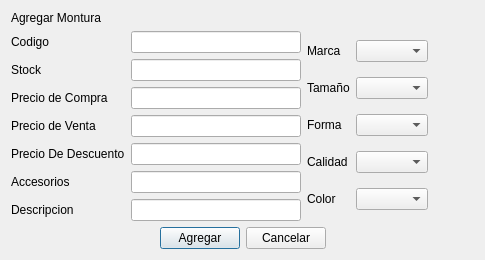
<?xml version="1.0" encoding="UTF-8"?>
<ui version="4.0">
 <class>ui_producto_agregar_montura</class>
 <widget class="QDialog" name="ui_producto_agregar_montura">
  <property name="geometry">
   <rect>
    <x>0</x>
    <y>0</y>
    <width>453</width>
    <height>250</height>
   </rect>
  </property>
  <property name="minimumSize">
   <size>
    <width>0</width>
    <height>0</height>
   </size>
  </property>
  <property name="maximumSize">
   <size>
    <width>663</width>
    <height>508</height>
   </size>
  </property>
  <property name="windowTitle">
   <string>Montura</string>
  </property>
  <layout class="QGridLayout" name="gridLayout_2">
   <item row="0" column="0">
    <layout class="QVBoxLayout" name="verticalLayout">
     <item>
      <widget class="QLabel" name="label_tiulo">
       <property name="text">
        <string>Agregar Montura</string>
       </property>
      </widget>
     </item>
     <item>
      <layout class="QHBoxLayout" name="horizontalLayout">
       <item>
        <layout class="QFormLayout" name="formLayout">
         <item row="0" column="0">
          <widget class="QLabel" name="label_2">
           <property name="text">
            <string>Codigo</string>
           </property>
          </widget>
         </item>
         <item row="0" column="1">
          <widget class="QLineEdit" name="lineEdit_codigo"/>
         </item>
         <item row="1" column="0">
          <widget class="QLabel" name="label_4">
           <property name="text">
            <string>Stock</string>
           </property>
          </widget>
         </item>
         <item row="1" column="1">
          <widget class="QLineEdit" name="lineEdit_stock"/>
         </item>
         <item row="2" column="0">
          <widget class="QLabel" name="label_13">
           <property name="text">
            <string>Precio de Compra</string>
           </property>
          </widget>
         </item>
         <item row="2" column="1">
          <widget class="QLineEdit" name="lineEdit_precio_compra"/>
         </item>
         <item row="3" column="0">
          <widget class="QLabel" name="label_12">
           <property name="text">
            <string>Precio de Venta</string>
           </property>
          </widget>
         </item>
         <item row="3" column="1">
          <widget class="QLineEdit" name="lineEdit_precio_venta"/>
         </item>
         <item row="4" column="0">
          <widget class="QLabel" name="label_7">
           <property name="text">
            <string>Precio De Descuento</string>
           </property>
          </widget>
         </item>
         <item row="4" column="1">
          <widget class="QLineEdit" name="lineEdit_p_descuento">
           <property name="minimumSize">
            <size>
             <width>170</width>
             <height>0</height>
            </size>
           </property>
          </widget>
         </item>
         <item row="5" column="0">
          <widget class="QLabel" name="label_6">
           <property name="text">
            <string>Accesorios</string>
           </property>
          </widget>
         </item>
         <item row="5" column="1">
          <widget class="QLineEdit" name="lineEdit_accesorios"/>
         </item>
         <item row="6" column="0">
          <widget class="QLabel" name="label_3">
           <property name="text">
            <string>Descripcion</string>
           </property>
          </widget>
         </item>
         <item row="6" column="1">
          <widget class="QLineEdit" name="lineEdit_descripcion"/>
         </item>
        </layout>
       </item>
       <item>
        <layout class="QGridLayout" name="gridLayout">
         <item row="0" column="0">
          <widget class="QLabel" name="label_8">
           <property name="sizePolicy">
            <sizepolicy hsizetype="Preferred" vsizetype="Preferred">
             <horstretch>0</horstretch>
             <verstretch>0</verstretch>
            </sizepolicy>
           </property>
           <property name="text">
            <string>Marca</string>
           </property>
          </widget>
         </item>
         <item row="0" column="1">
          <widget class="MyComboBox" name="myComboBox_marca">
           <property name="sizePolicy">
            <sizepolicy hsizetype="Expanding" vsizetype="Fixed">
             <horstretch>0</horstretch>
             <verstretch>0</verstretch>
            </sizepolicy>
           </property>
          </widget>
         </item>
         <item row="0" column="2">
          <widget class="QPushButton" name="pushButton_xmarca">
           <property name="sizePolicy">
            <sizepolicy hsizetype="Fixed" vsizetype="Fixed">
             <horstretch>0</horstretch>
             <verstretch>0</verstretch>
            </sizepolicy>
           </property>
           <property name="text">
            <string/>
           </property>
           <property name="icon">
            <iconset resource="Icons/Icons.qrc">
             <normaloff>:/Icons/1349716373_monotone_close_exit_delete_small.png</normaloff>:/Icons/1349716373_monotone_close_exit_delete_small.png</iconset>
           </property>
           <property name="autoDefault">
            <bool>false</bool>
           </property>
           <property name="flat">
            <bool>true</bool>
           </property>
          </widget>
         </item>
         <item row="1" column="0">
          <widget class="QLabel" name="label_9">
           <property name="sizePolicy">
            <sizepolicy hsizetype="Preferred" vsizetype="Preferred">
             <horstretch>0</horstretch>
             <verstretch>0</verstretch>
            </sizepolicy>
           </property>
           <property name="text">
            <string>Tamaño</string>
           </property>
          </widget>
         </item>
         <item row="1" column="1">
          <widget class="MyComboBox" name="comboBox_tamanio">
           <property name="sizePolicy">
            <sizepolicy hsizetype="Expanding" vsizetype="Fixed">
             <horstretch>0</horstretch>
             <verstretch>0</verstretch>
            </sizepolicy>
           </property>
          </widget>
         </item>
         <item row="1" column="2">
          <widget class="QPushButton" name="pushButton_xtamanio">
           <property name="sizePolicy">
            <sizepolicy hsizetype="Fixed" vsizetype="Fixed">
             <horstretch>0</horstretch>
             <verstretch>0</verstretch>
            </sizepolicy>
           </property>
           <property name="text">
            <string/>
           </property>
           <property name="icon">
            <iconset resource="Icons/Icons.qrc">
             <normaloff>:/Icons/1349716373_monotone_close_exit_delete_small.png</normaloff>:/Icons/1349716373_monotone_close_exit_delete_small.png</iconset>
           </property>
           <property name="autoDefault">
            <bool>false</bool>
           </property>
           <property name="flat">
            <bool>true</bool>
           </property>
          </widget>
         </item>
         <item row="2" column="0">
          <widget class="QLabel" name="label_10">
           <property name="sizePolicy">
            <sizepolicy hsizetype="Preferred" vsizetype="Preferred">
             <horstretch>0</horstretch>
             <verstretch>0</verstretch>
            </sizepolicy>
           </property>
           <property name="text">
            <string>Forma</string>
           </property>
          </widget>
         </item>
         <item row="2" column="1">
          <widget class="MyComboBox" name="comboBox_forma">
           <property name="sizePolicy">
            <sizepolicy hsizetype="Expanding" vsizetype="Fixed">
             <horstretch>0</horstretch>
             <verstretch>0</verstretch>
            </sizepolicy>
           </property>
          </widget>
         </item>
         <item row="2" column="2">
          <widget class="QPushButton" name="pushButton_xforma">
           <property name="sizePolicy">
            <sizepolicy hsizetype="Fixed" vsizetype="Fixed">
             <horstretch>0</horstretch>
             <verstretch>0</verstretch>
            </sizepolicy>
           </property>
           <property name="text">
            <string/>
           </property>
           <property name="icon">
            <iconset resource="Icons/Icons.qrc">
             <normaloff>:/Icons/1349716373_monotone_close_exit_delete_small.png</normaloff>:/Icons/1349716373_monotone_close_exit_delete_small.png</iconset>
           </property>
           <property name="autoDefault">
            <bool>false</bool>
           </property>
           <property name="flat">
            <bool>true</bool>
           </property>
          </widget>
         </item>
         <item row="3" column="0">
          <widget class="QLabel" name="label_11">
           <property name="sizePolicy">
            <sizepolicy hsizetype="Preferred" vsizetype="Preferred">
             <horstretch>0</horstretch>
             <verstretch>0</verstretch>
            </sizepolicy>
           </property>
           <property name="text">
            <string>Calidad</string>
           </property>
          </widget>
         </item>
         <item row="3" column="1">
          <widget class="MyComboBox" name="comboBox_calidad">
           <property name="sizePolicy">
            <sizepolicy hsizetype="Expanding" vsizetype="Fixed">
             <horstretch>0</horstretch>
             <verstretch>0</verstretch>
            </sizepolicy>
           </property>
          </widget>
         </item>
         <item row="3" column="2">
          <widget class="QPushButton" name="pushButton_4">
           <property name="sizePolicy">
            <sizepolicy hsizetype="Fixed" vsizetype="Fixed">
             <horstretch>0</horstretch>
             <verstretch>0</verstretch>
            </sizepolicy>
           </property>
           <property name="text">
            <string/>
           </property>
           <property name="icon">
            <iconset resource="Icons/Icons.qrc">
             <normaloff>:/Icons/1349716373_monotone_close_exit_delete_small.png</normaloff>:/Icons/1349716373_monotone_close_exit_delete_small.png</iconset>
           </property>
           <property name="autoDefault">
            <bool>false</bool>
           </property>
           <property name="flat">
            <bool>true</bool>
           </property>
          </widget>
         </item>
         <item row="4" column="0">
          <widget class="QLabel" name="label_15">
           <property name="sizePolicy">
            <sizepolicy hsizetype="Preferred" vsizetype="Preferred">
             <horstretch>0</horstretch>
             <verstretch>0</verstretch>
            </sizepolicy>
           </property>
           <property name="text">
            <string>Color</string>
           </property>
          </widget>
         </item>
         <item row="4" column="1">
          <widget class="MyComboBox" name="comboBox_color">
           <property name="sizePolicy">
            <sizepolicy hsizetype="Expanding" vsizetype="Fixed">
             <horstretch>0</horstretch>
             <verstretch>0</verstretch>
            </sizepolicy>
           </property>
          </widget>
         </item>
         <item row="4" column="2">
          <widget class="QPushButton" name="pushButton_8">
           <property name="sizePolicy">
            <sizepolicy hsizetype="Fixed" vsizetype="Fixed">
             <horstretch>0</horstretch>
             <verstretch>0</verstretch>
            </sizepolicy>
           </property>
           <property name="text">
            <string/>
           </property>
           <property name="icon">
            <iconset resource="Icons/Icons.qrc">
             <normaloff>:/Icons/1349716373_monotone_close_exit_delete_small.png</normaloff>:/Icons/1349716373_monotone_close_exit_delete_small.png</iconset>
           </property>
           <property name="autoDefault">
            <bool>false</bool>
           </property>
           <property name="flat">
            <bool>true</bool>
           </property>
          </widget>
         </item>
        </layout>
       </item>
      </layout>
     </item>
     <item>
      <layout class="QHBoxLayout" name="horizontalLayout_2">
       <item>
        <spacer name="horizontalSpacer">
         <property name="orientation">
          <enum>Qt::Horizontal</enum>
         </property>
         <property name="sizeHint" stdset="0">
          <size>
           <width>40</width>
           <height>20</height>
          </size>
         </property>
        </spacer>
       </item>
       <item>
        <widget class="QPushButton" name="pushButton_agregar">
         <property name="text">
          <string>Agregar</string>
         </property>
        </widget>
       </item>
       <item>
        <widget class="QPushButton" name="pushButton_cancelar">
         <property name="text">
          <string>Cancelar</string>
         </property>
        </widget>
       </item>
       <item>
        <spacer name="horizontalSpacer_2">
         <property name="orientation">
          <enum>Qt::Horizontal</enum>
         </property>
         <property name="sizeHint" stdset="0">
          <size>
           <width>40</width>
           <height>20</height>
          </size>
         </property>
        </spacer>
       </item>
      </layout>
     </item>
    </layout>
   </item>
  </layout>
 </widget>
 <customwidgets>
  <customwidget>
   <class>MyComboBox</class>
   <extends>QComboBox</extends>
   <header location="global">mycombobox.h</header>
   <slots>
    <slot>Eliminar_Item()</slot>
   </slots>
  </customwidget>
 </customwidgets>
 <tabstops>
  <tabstop>lineEdit_codigo</tabstop>
  <tabstop>lineEdit_stock</tabstop>
  <tabstop>lineEdit_precio_compra</tabstop>
  <tabstop>lineEdit_precio_venta</tabstop>
  <tabstop>lineEdit_p_descuento</tabstop>
  <tabstop>lineEdit_accesorios</tabstop>
  <tabstop>lineEdit_descripcion</tabstop>
  <tabstop>myComboBox_marca</tabstop>
  <tabstop>comboBox_tamanio</tabstop>
  <tabstop>comboBox_forma</tabstop>
  <tabstop>comboBox_calidad</tabstop>
  <tabstop>comboBox_color</tabstop>
  <tabstop>pushButton_xmarca</tabstop>
  <tabstop>pushButton_xtamanio</tabstop>
  <tabstop>pushButton_xforma</tabstop>
  <tabstop>pushButton_4</tabstop>
  <tabstop>pushButton_8</tabstop>
  <tabstop>pushButton_agregar</tabstop>
  <tabstop>pushButton_cancelar</tabstop>
 </tabstops>
 <resources>
  <include location="Icons/Icons.qrc"/>
 </resources>
 <connections/>
</ui>
